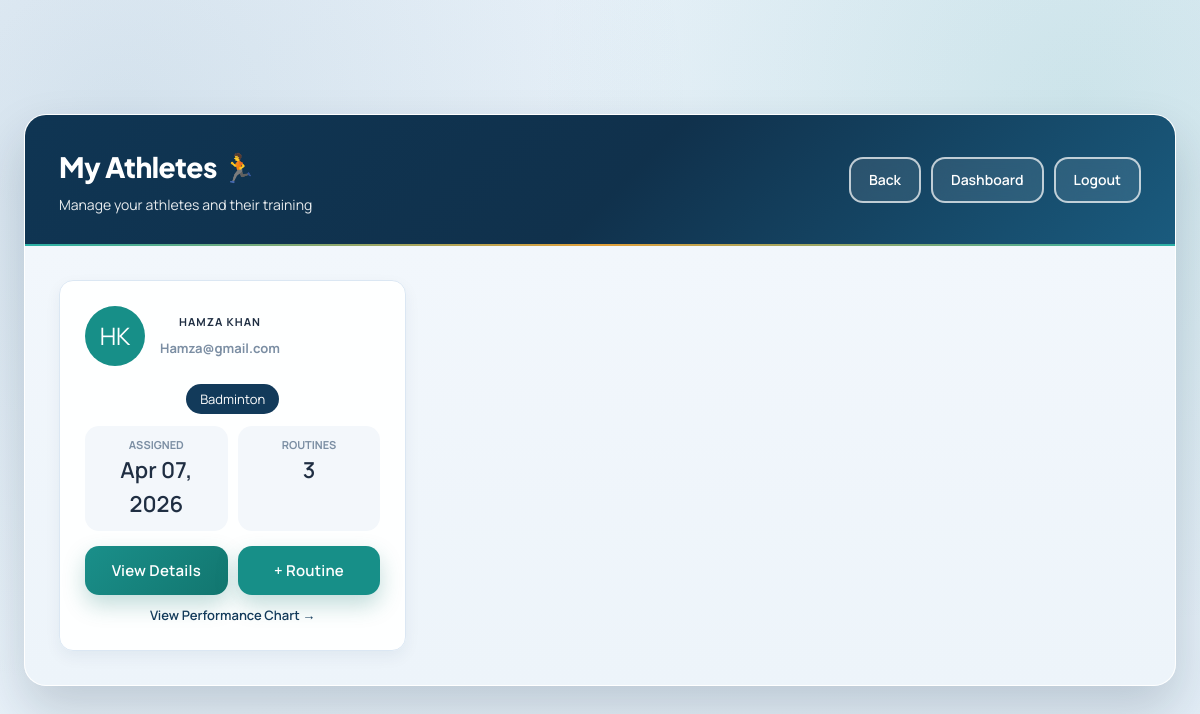
Screenshot of /coach/athletes/ (signed in) with the database file from the repository.
### player/models.py (models this page shows, shortened)
class AthleteCoach(models.Model):
    athlete = models.ForeignKey(
        settings.AUTH_USER_MODEL,
        on_delete=models.CASCADE,
        related_name='my_coaches',
    )
    coach = models.ForeignKey(
        settings.AUTH_USER_MODEL,
        on_delete=models.CASCADE,
        related_name='my_athletes',
    )
    sport = models.ForeignKey(Sport, on_delete=models.CASCADE)
    start_date = models.DateField(auto_now_add=True)
    is_active = models.BooleanField(default=True)
    class Meta:
        db_table = 'athlete_coach'
        unique_together = ('athlete', 'coach', 'sport')

class Sport(models.Model):
    name = models.CharField(max_length=100, unique=True)
    description = models.TextField(blank=True)
    icon = models.CharField(max_length=50, blank=True)
    class Meta:
        db_table = 'sport'
        ordering = ['name']

### user/models.py (models this page shows, shortened)
class User(AbstractBaseUser, PermissionsMixin):
    ROLE_CHOICES = (
        ('athlete', 'Athlete'),
        ('coach', 'Coach'),
        ('medical', 'Medical Staff'),
    )
    BLOOD_GROUP_CHOICES = (
        ('A+', 'A+'),
        ('A-', 'A-'),
        ('B+', 'B+'),
        ('B-', 'B-'),
        ('AB+', 'AB+'),
        ('AB-', 'AB-'),
        ('O+', 'O+'),
        ('O-', 'O-'),
    )
    email = models.EmailField(unique=True)
    name = models.CharField(max_length=255)
    role = models.CharField(max_length=20, choices=ROLE_CHOICES, default='athlete')
    phone = models.CharField(max_length=20, blank=True)
    address = models.TextField(blank=True)
    blood_group = models.CharField(max_length=5, choices=BLOOD_GROUP_CHOICES, blank=True)
    date_of_birth = models.DateField(null=True, blank=True)
    profile_photo = models.ImageField(upload_to='profile_photos/', blank=True, null=True)
    is_approved = models.BooleanField(default=True)
    is_active = models.BooleanField(default=True)
    is_staff = models.BooleanField(default=False)
    date_joined = models.DateTimeField(default=timezone.now)
    @property
    def first_name(self):
        return self.name.split()[0] if self.name else ''
    @property
    def last_name(self):
        parts = self.name.split()
        return ' '.join(parts[1:]) if len(parts) > 1 else ''
    objects = UserManager()
    USERNAME_FIELD = 'email'
    REQUIRED_FIELDS = ['name']
    class Meta:
        db_table = 'user_table'

### coach/views.py (the view)
    def wrapper(request, *args, **kwargs):
        if not (request.user.role == 'coach' or request.user.is_staff or request.user.is_superuser):
            messages.error(request, 'Access denied. Coaches only.')
            return redirect('home')
        return view_func(request, *args, **kwargs)

### coach/views.py (called while the page is built)
def coach_required(view_func):
    def wrapper(request, *args, **kwargs):
        if not (request.user.role == 'coach' or request.user.is_staff or request.user.is_superuser):
            messages.error(request, 'Access denied. Coaches only.')
            return redirect('home')
        return view_func(request, *args, **kwargs)
    return wrapper

@login_required
@coach_required
def my_athletes(request):
    user = request.user
    athletes = AthleteCoach.objects.filter(coach=user, is_active=True).select_related('athlete', 'sport')
    for ac in athletes:
        ac.routine_count = DailyRoutine.objects.filter(athlete=ac.athlete, coach=user).count()
    context = {
        'athletes': athletes,
    }
    return render(request, 'coach/my_athletes.html', context)

### coach/templates/coach/my_athletes.html (shortened to what this page needs)
{% extends 'user/base.html' %}
{% block content %}
<div class="dashboard-container">
    <div class="dashboard-header">
        <div class="user-info">
            <h1>My Athletes 🏃</h1>
            <p>Manage your athletes and their training</p>
        </div>
        <div class="header-actions">
            <a href="javascript:history.back()" class="btn-logout">Back</a>
            <a href="{% url 'coach:dashboard' %}" class="btn-logout">Dashboard</a>            <a href="{% url 'logout' %}" class="btn-logout">Logout</a>
        </div>
    </div>
    <div class="dashboard-body">
        {% if athletes %}
        <div style="display: grid; grid-template-columns: repeat(auto-fill, minmax(320px, 1fr)); gap: 20px;">
            {% for ac in athletes %}
            <div class="info-card" style="padding: 25px;">
                <div style="display: flex; align-items: center; margin-bottom: 20px;">
                    <div style="width: 60px; height: 60px; background: var(--secondary); border-radius: 50%; display: flex; align-items: center; justify-content: center; font-size: 24px; color: white; margin-right: 15px;">
                        {{ ac.athlete.first_name|slice:":1" }}{{ ac.athlete.last_name|slice:":1" }}
                    </div>
                    <div>
                        <h3 style="color: var(--gray-900);">{{ ac.athlete.first_name }} {{ ac.athlete.last_name }}</h3>
                        <p style="color: var(--gray-500); font-size: 13px;">{{ ac.athlete.email }}</p>
                    </div>
                </div>
                {% if ac.sport %}
                <div style="margin-bottom: 15px;">
                    <span style="background: var(--primary); color: white; padding: 6px 14px; border-radius: 20px; font-size: 13px;">
                        {{ ac.sport.name }}
                    </span>
                </div>
                {% endif %}
                <div style="display: grid; grid-template-columns: 1fr 1fr; gap: 10px; margin-bottom: 15px;">
                    <div style="background: var(--gray-100); padding: 10px; border-radius: var(--radius); text-align: center;">
                        <p style="color: var(--gray-500); font-size: 11px; text-transform: uppercase;">Assigned</p>
                        <p style="color: var(--gray-900); font-weight: 600;">{{ ac.start_date|date:"M d, Y" }}</p>
                    </div>
                    <div style="background: var(--gray-100); padding: 10px; border-radius: var(--radius); text-align: center;">
                        <p style="color: var(--gray-500); font-size: 11px; text-transform: uppercase;">Routines</p>
                        <p style="color: var(--gray-900); font-weight: 600;">{{ ac.routine_count|default:0 }}</p>
                    </div>
                </div>
                <div style="display: flex; gap: 10px;">
                    <a href="{% url 'coach:athlete_detail' ac.athlete.athlete_profile.id %}" class="btn btn-primary" style="flex: 1; text-align: center;">
                        View Details
                    </a>
                    <a href="{% url 'coach:create_routine' ac.athlete.athlete_profile.id %}" class="btn btn-primary" style="flex: 1; text-align: center; background: var(--secondary);">
                        + Routine
                    </a>
                </div>
                <div style="margin-top: 10px;">
                    <a href="{% url 'coach:performance' %}?athlete={{ ac.id }}" style="display: block; text-align: center; color: var(--primary); font-size: 13px; font-weight: 600; text-decoration: none;">
                        View Performance Chart →
                    </a>
                </div>
            </div>
            {% endfor %}
        </div>
        {% endif %}
    </div>
</div>
{% endblock %}

### user/templates/user/base.html (style rules this page uses)
* { margin: 0; padding: 0; box-sizing: border-box; }
:root { --primary: #123a5a; --primary-light: #1b567f; --primary-dark: #0b2740; --secondary: #178f88; --secondary-light: #22a39b; --secondary-dark: #0f736d; --accent: #d98d23; --accent-light: #e6a13a; --accent-dark: #b8741a; --success: #18885f; --danger: #cf4c3c; --warning: #d9871f; --dark: #182536; --gray-900: #1f2e42; --gray-700: #3b4f67; --gray-600: #5a6f86; --gray-500: #7b8ea3; --gray-400: #9bb0c4; --gray-300: #cad7e4; --gray-200: #dfe8f1; --gray-100: #f3f7fb; --white: #FFFFFF; --shadow-sm: 0 6px 16px rgba(18, 58, 90, 0.06); --shadow-md: 0 12px 28px rgba(16, 45, 71, 0.12); --shadow-lg: 0 24px 50px rgba(10, 33, 53, 0.18); --radius-sm: 8px; --radius: 14px; --radius-lg: 22px; --transition: all 0.25s cubic-bezier(0.4, 0, 0.2, 1); }
body { font-family: 'Manrope', 'Plus Jakarta Sans', 'Trebuchet MS', sans-serif; background: radial-gradient(circle at 10% 15%, rgba(35, 98, 138, 0.12) 0%, transparent 45%), radial-gradient(circle at 90% 12%, rgba(23, 143, 136, 0.12) 0%, transparent 42%), linear-gradient(140deg, #edf4fb 0%, #e6f0f8 50%, #e2edf6 100%); min-height: 100vh; display: flex; align-items: center; justify-content: center; padding: 24px; line-height: 1.55; color: var(--gray-900); -webkit-font-smoothing: antialiased; -moz-osx-font-smoothing: grayscale; text-rendering: optimizeLegibility; }
.btn { width: 100%; padding: 13px 20px; border: none; border-radius: var(--radius); font-size: 15px; font-weight: 600; cursor: pointer; transition: var(--transition); text-decoration: none !important; letter-spacing: 0.2px; display: inline-flex; align-items: center; justify-content: center; gap: 8px; }
a.btn, a.btn:hover, a.btn:focus, a.btn:active, .btn-logout, .btn-logout:hover, .btn-logout:focus, .btn-logout:active { text-decoration: none !important; }
.btn-primary { background: linear-gradient(135deg, #1a8f8a 0%, #12766f 100%); color: var(--white); box-shadow: 0 10px 22px rgba(18, 118, 111, 0.26); }
.dashboard-container { width: 100%; max-width: 1280px; background: rgba(255, 255, 255, 0.92); backdrop-filter: blur(10px); border-radius: var(--radius-lg); box-shadow: var(--shadow-lg); overflow: hidden; animation: slideUp 0.5s ease; border: 1px solid rgba(255, 255, 255, 0.72); }
.dashboard-header { background: linear-gradient(135deg, #0f3553 0%, #10314c 52%, #1a5b7e 100%); padding: 30px 34px; color: var(--white); display: flex; justify-content: space-between; align-items: center; position: relative; overflow: hidden; }
.dashboard-header::after { content: ''; position: absolute; bottom: 0; left: 0; right: 0; height: 2px; background: linear-gradient(90deg, #2bb1a7, #e2a03a, #2bb1a7); }
.dashboard-header .user-info h1 { font-family: 'Plus Jakarta Sans', 'Manrope', sans-serif; font-size: 28px; margin-bottom: 6px; font-weight: 800; letter-spacing: -0.5px; }
.dashboard-header .user-info p { opacity: 0.9; font-size: 14px; display: flex; align-items: center; gap: 12px; }
.dashboard-body { padding: 34px; background: linear-gradient(180deg, #f2f7fc 0%, #edf4fa 100%); }
.header-actions { display: flex; gap: 10px; flex-wrap: wrap; }
.info-card { background: rgba(255, 255, 255, 0.92); backdrop-filter: blur(4px); padding: 24px 22px; border-radius: var(--radius); text-align: center; transition: var(--transition); border: 1px solid #dbe7f3; box-shadow: var(--shadow-sm); }
.info-card h3 { font-size: 11px; color: var(--gray-600); text-transform: uppercase; letter-spacing: 1px; margin-bottom: 8px; font-weight: 700; }
.info-card p { font-size: 22px; font-weight: 700; color: var(--primary); }
.btn-logout { padding: 10px 18px; border: 2px solid rgba(255,255,255,0.7); background: rgba(255,255,255,0.1); color: var(--white); border-radius: var(--radius); font-size: 14px; font-weight: 600; cursor: pointer; transition: var(--transition); text-decoration: none; backdrop-filter: blur(10px); }

### rows the page displays
AthleteCoach: athlete.first_name "H", athlete.last_name "K", athlete.first_name "HAMZA", athlete.last_name "KHAN", athlete.email "Hamza@gmail.com", sport.name "Badminton", start_date "Apr 07, 2026", routine_count "3"
